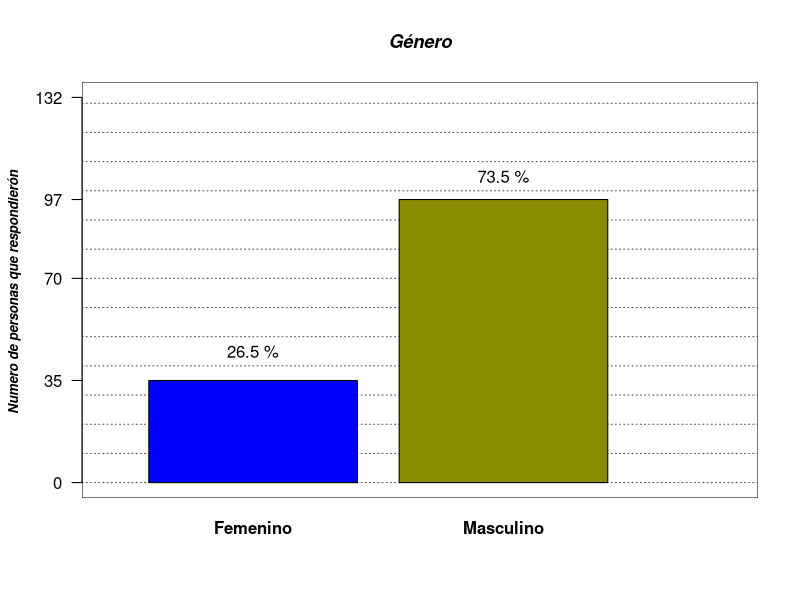

R code for this plot: (Note: this script raises an error after producing the figure.)
## ---- chunk 1
knitr::opts_chunk$set(echo = FALSE,
                      message = FALSE,
                      warning = FALSE)
## ---- chunk 2
library(knitr)
library(ggplot2)
encuesta <- read.csv2("Encuesta_habitos_dep.csv", 
                       encoding = "UTF-8",
                      header = TRUE,
                       dec = ".")
## ---- chunk 3
parametros_anterior <- par(no.readonly = TRUE)
#grafica de variable genero

par(bg="white")
plot(seq(0,3, length.out = 132), seq(0,132, length.out = 132), type="n",
     main   = "Género",
     
     font.main = 4,
     font.lab  = 4,
     cex.main  = 1.1,
     cex.lab   = 0.8,
     cex.sub   = 0.8,
     axes      = FALSE,
     xlab      = " ",
     ylab      = "Numero de personas que respondierón ",
     
     )

rect(par("usr")[1],par("usr")[3],par("usr")[2],par("usr")[4],col="white")

abline(h   = seq(0,132,10), 
       col = rep("grey30",17), 
       lty = 3,
       
       )

#guardar los datos de la columna en una tabla
genero <- table(encuesta$genero)

#mostramos con barplot la tabla1
grafica_genero <- barplot(genero,
                col       = c("blue", "yellow4"),
                font.axis = 2,
                axes      = FALSE,
                add       = TRUE
                )
axis(2, at = c(0,35,70,97,132),las = 1)

text(grafica_genero,
     c(45,105),
     labels = paste(round((genero/sum(genero)*100),1),"%")
     )

par(parametros_anterior)
## ---- chunk 4
kable(genero,col.names = c("Genero","Cantidad de Respuestas"))
## ---- chunk 5
parametros_anterior <- par(no.readonly = TRUE)
colores <-c("#0c67da")
b1<- b1[order(b1, decreasing=TRUE)]
ht <- barplot(b1, 
        las = 1, 
        space = 0.2,
        main = "EDAD SEGUN FECHA DE NACIMIENTO",
        density = 50,
        ylab = "Cantidad de personas que respondierón",
        xlab = "Edad (en años)",
        ylim = c(0,21),
         col = 1:dim(b1))
abline(h = seq(0, 20,1 ), col= rep("grey40",8), lty = 3)
text(ht, c (19.70, 18.1, 13.3, 10.1, 9.3,6,6,5.3,2.8,2.8,2.8,2,1.2,1.2,1.2,1.2,1.2,1.2,1.2,1.2) , labels = paste(round(b1,2),"%"))

par(parametros_anterior)

## ---- chunk 6
kable(table(encuesta$edad),col.names = c("Edad","Número de Respuestas"))
## ---- chunk 7
param_ant <- par(no.readonly = TRUE)
par(mar = param_ant$mar + c(0, 2, 0, 0))
plot(c(3, 5), c(0, 20), type = "n", xlab = "", ylab = "",
     las = 1)
title(main = "Distribución del PAPA",
     xlab = "Promedio Académico Ponderado Acumulado",
     ylab = "Número de estudiantes")
abline(h = seq(0, 20, 2), col = "gray15", lty = 9)
hist(encuesta$PAPA, nclass = 20,
     col = "lightblue",
     add = TRUE)
par(param_ant)
## ---- chunk 8
papa <- as.numeric(encuesta$PAPA_depurado)
tabla_papa <- sort(table(papa), decreasing = TRUE)
j <- cbind(papa)
k <- summary(papa)
k

## ---- chunk 9
kable(table(encuesta$PAPA),col.names = c("PAPA","Frecuencia"))
## ---- chunk 10
parametros_anterior <- par(no.readonly = TRUE)

estrato_tabla <- table(encuesta$estrato_depurado)

par(bg = "white")

hist(estrato, main = "estrato",
     xlab = "estrato", ylab = "Frecuencia",
     border = "black",
     col = "wheat",
     las =1,
     xlim = c(0,5))

par(parametros_anterior)

## ---- chunk 11
estrato <- as.numeric(encuesta$estrato_depurado)
tabla_estrato <- sort(table(estrato), decreasing = TRUE)
j <- cbind(estrato)
k <- summary(estrato)
k
## ---- chunk 12
kable(estrato_tabla,col.names = c("Estrato","Respuestas"))
## ---- chunk 13
computador_Mesa <- table(encuesta$computador_mesa)
## ---- chunk 14
parametros_anterior <- par(no.readonly = TRUE)

par(bg="white")

plot(seq(0,10, length.out = 60), seq(0,6, length.out = 60), type="n",
     main   = "Computador de mesa",
     
     font.main = 4,
     font.lab  = 4,
     cex.main  = 1.1,
     cex.lab   = 0.8,
     cex.sub   = 0.8,
     axes      = FALSE,
     xlab      = " ",
     ylab      = "Numero de personas que respondierón ",
     xlim = c(0,5),
     ylim = c(0,100)
     )

rect(par("usr")[1],par("usr")[3],par("usr")[2],par("usr")[4],col="white")

abline(h   = seq(0,100,10), 
       col = rep("grey30",17), 
       lty = 3,
       
       )

Barras_computador <- barplot(computador_Mesa,
                col       = c("blue", "yellow4"),
                font.axis = 2,
                axes      = FALSE,
                add       = TRUE,
                xlim = c(0,5),
                names.arg = ""
                )
axis(2, at = c(),las = 1)

text(Barras_computador,
     c(96,7,5,42),
     labels = paste(round((computador_Mesa/sum(computador_Mesa)*100),1),"%")
     )

text(Barras_computador+0.1,
     par("usr")[3],0.4,
     labels = c("No","Si,pero prestado","Si, pero alquilado","Si, Propio"),
     srt = 45,
     pos = 2,
     xpd = TRUE)

par(parametros_anterior)
## ---- chunk 15
kable(computador_Mesa,col.names = c("Repuesta","Cantidad de Respuestas"))
## ---- chunk 16
Portatil <- table(encuesta$portatil)
## ---- chunk 17
parametros_anterior <- par(no.readonly = TRUE)
#Grafica variable portatil

par(bg = "white")
plot(seq(0,10, length.out = 60), seq(0,6, length.out = 60), type="n",
     main   = "Portatil",
     
     font.main = 4,
     font.lab  = 4,
     cex.main  = 1.1,
     cex.lab   = 0.8,
     cex.sub   = 0.8,
     axes      = FALSE,
     xlab      = " ",
     ylab      = "Numero de personas que respondierón ",
     xlim = c(0,5),
     ylim = c(0,100)
     )

rect(par("usr")[1],par("usr")[3],par("usr")[2],par("usr")[4],col="white")

abline(h   = seq(0,100,10), 
       col = rep("grey30",17), 
       lty = 3,
       
       )


Barras_Portatil <- barplot(Portatil,
                           col       = c("firebrick2", "olivedrab3", "yellow4", "steelblue"),
                font.axis = 2,
                axes      = FALSE,
                add       = TRUE,
                xlim = c(0,5),
                names.arg = ""
                )
axis(2, at = c(),las = 1)

text(Barras_Portatil,
     c(21,7,20,100),
     labels = paste(round((Portatil/sum(Portatil)*100),1),"%")
     )

text(Barras_Portatil+0.1,
     par("usr")[3],0.4,
     labels = c("No","Si,pero alquilado","Si, pero prestado","Si, Propio"),
     srt = 45,
     pos = 2,
     xpd = TRUE)

par(parametros_anterior)

## ---- chunk 18
kable(Portatil,col.names = c("Respuesta","Cantidad de respuestas"))
## ---- chunk 19
internet <- table(encuesta$internet)
## ---- chunk 20
parametros_anterior <- par(no.readonly = TRUE)
#Grafica variable internet

par(bg = "white")
plot(seq(0,10, length.out = 60), seq(0,6, length.out = 60), type="n",
     main   = "Internet",
     
     font.main = 4,
     font.lab  = 4,
     cex.main  = 1.1,
     cex.lab   = 0.8,
     cex.sub   = 0.8,
     axes      = FALSE,
     xlab      = " ",
     ylab      = "Numero de personas que respondierón ",
     xlim = c(0,7),
     ylim = c(0,80)
     )

rect(par("usr")[1],par("usr")[3],par("usr")[2],par("usr")[4],col="white")

abline(h   = seq(0,100,10), 
       col = rep("grey30",17), 
       lty = 3,
       
       )


Barras_internet <- barplot(internet,
                           col       = c("firebrick2", "olivedrab3", "yellow4", "steelblue", "tomato3", "springgreen3"),
                font.axis = 2,
                axes      = FALSE,
                add       = TRUE,
                xlim = c(0,5),
                names.arg = ""
                )
axis(2, at = c(),las = 1)

text(Barras_internet,
     c(9, 4, 7, 8, 48, 75),
     labels = paste(round((internet/sum(internet)*100),1),"%")
     )

text(Barras_internet+0.1,
     par("usr")[3],0.4,
     labels = c("Si, pero alquilado", "si, de contrabando","Si, plan datos ","Si, pero prestado", "Si, propio", "Si, familiar"),
     srt = 45,
     pos = 2,
     xpd = TRUE)

par(parametros_anterior)

## ---- chunk 21
kable(internet,col.names = c("Respuestas","Cantidad de respuestas"))
## ---- chunk 22
Smartphone <- table(encuesta$smartphone)
## ---- chunk 23
parametros_anterior <- par(no.readonly = TRUE)
#Grafica variable Smartphone

par(bg = "white")
plot(seq(0,10, length.out = 60), seq(0,6, length.out = 60), type="n",
     main   = "Smartphone",
     
     font.main = 4,
     font.lab  = 4,
     cex.main  = 1.1,
     cex.lab   = 0.8,
     cex.sub   = 0.8,
     axes      = FALSE,
     xlab      = " ",
     ylab      = "Numero de personas que respondierón ",
     xlim = c(0,6),
     ylim = c(0,140)
     )

rect(par("usr")[1],par("usr")[3],par("usr")[2],par("usr")[4],col="white")

abline(h   = seq(0,140,20), 
       col = rep("grey30",17), 
       lty = 3,
       
       )


Barras_smartphone <- barplot(Smartphone,
                           col       = c("firebrick2", "olivedrab3", "yellow4", "steelblue"),
                font.axis = 2,
                axes      = FALSE,
                add       = TRUE,
                xlim = c(0,5),
                names.arg = ""
                )
axis(2, at = c(),las = 1)

text(Barras_smartphone,
     c(5, 5, 5, 7, 133),
     labels = paste(round((Smartphone/sum(Smartphone)*100),1),"%")
     )

text(Barras_smartphone+0.1,
     par("usr")[3],0.4,
     labels = c("No Respondio", "NO", "Si, pero alquilado", "Si, pero prestado ","Si, propio"),
     srt = 45,
     pos = 2,
     xpd = TRUE)
par(parametros_anterior)

## ---- chunk 24
kable(Smartphone,col.names = c("Repsuesta","cantidad de respuestas"))
## ---- chunk 25
Estado_gov <- table(encuesta$estad_gov)
## ---- chunk 26
parametros_anterior <- par(no.readonly = TRUE)
#Grafica variable Estado gov

par(bg = "white")
plot(seq(0,10, length.out = 60), seq(0,6, length.out = 60), type="n",
     main   = "Estado Gov",
     
     font.main = 4,
     font.lab  = 4,
     cex.main  = 1.1,
     cex.lab   = 0.8,
     cex.sub   = 0.8,
     axes      = FALSE,
     xlab      = " ",
     ylab      = "Numero de personas que respondierón ",
     xlim = c(0,4),
     ylim = c(0,100)
     )

rect(par("usr")[1],par("usr")[3],par("usr")[2],par("usr")[4],col="white")

abline(h   = seq(0,100,10), 
       col = rep("grey30",17), 
       lty = 3,
       
       )

Barras_Estado <- barplot(Estado_gov,
                           col = c("olivedrab3", "yellow4"),
                font.axis = 2,
                axes      = FALSE,
                add       = TRUE,
                xlim = c(0,5),
                names.arg = ""
                )
axis(2, at = c(),las = 1)

text(Barras_Estado,
     c(5, 5),
     labels = paste(round((Estado_gov/sum(Estado_gov)*100),1),"%")
     )

text(Barras_Estado+0.1,
     par("usr")[3],0.4,
     labels = c("No", "No respindio", "si"),
     srt = 45,
     pos = 2,
     xpd = TRUE)

par(parametros_anterior)

## ---- chunk 27
kable(Estado_gov,col.names = c("Respuesta","Número de Respuestas"))
## ---- chunk 28
Origen_depurado <- with(encuesta, c(Origen1, Origen2, Origen3))
origen <- sort(table(Origen_depurado), decreasing = TRUE)
## ---- chunk 29
#Grafica variable Origen covid 19

parametros_anterior <- par(no.readonly = TRUE)

par(bg = "white")
plot(seq(0,10, length.out = 60), seq(0,6, length.out = 60), type="n",
     main   = "Origen covid 19",
     
     font.main = 4,
     font.lab  = 4,
     cex.main  = 1.1,
     cex.lab   = 0.8,
     cex.sub   = 0.8,
     axes      = FALSE,
     xlab      = " ",
     ylab      = "Numero de personas que respondierón ",
     xlim = c(0,6),
     ylim = c(0,80)
     )

rect(par("usr")[1],par("usr")[3],par("usr")[2],par("usr")[4],col="white")

abline(h   = seq(0,80,10), 
       col = rep("grey30",17), 
       lty = 3
       )

Barras_origen <- barplot(origen,
                           col = c("turquoise2", "violet", "lawngreen", "lightpink1", "orange"),
                font.axis = 2,
                axes      = FALSE,
                add       = TRUE,
                xlim = c(0,5),
                names.arg = ""
                )
axis(2, at = c(),las = 1)

text(Barras_origen,
     c(77, 50, 18, 11, 6),
     labels = paste(round((origen/sum(origen)*100),1),"%")
     )

text(Barras_origen+0.1,
     par("usr")[3],0.4,
     labels = "",
     srt = 45,
     pos = 2,
     xpd = TRUE)

legend(Barras_origen[2, 1] +1 , 80, legend = c("Fue un resultado de pasar el virus 
de animales a los humanos ",
" Fue fabricado en un laboratorio ", 
"No respondio",
"Es una conspiración",
"No es real, es un pretexto de
los gobiernos del mundo"),
       col = c("turquoise2", "violet", "lawngreen", "lightpink1", "orange"),
       pch = 17)

par(parametros_anterior)
## ---- chunk 30
kable(origen,col.names = c("Origen","Respuestas"))
## ---- chunk 31
combinar<- with(encuesta, c(habito_1,habito_2,habito_3,habito_4
                          ,habito_5,habito_6,habito_7,habito_8,habito_9
                          ,habito_10,habito_11,habito_12,habito_13,habito_14
                          ,habito_15,habito_16,habito_17))

tabla <- sort(table(combinar))
par(mar=c(4,23.9,1,1))
graficaber <-barplot(tabla, las = 2, cex.names = 0.7,cex.axis = 1,horiz = TRUE,xlim = c(0,130),
                     col = c("cyan","darkred","blue","yellow","violet","tomato"))

text(c(25,34,35,44,50,55,55,60,60,68,68,70,78,80,85,85,91,93,105,108,113)+1,graficaber,
     labels = paste(round(tabla/sum(tabla)*100,2),"%")
     )


## ---- chunk 32
kable(tabla,col.names = c("Habito","Número de respuestas"))
## ---- chunk 33
tabla9<- sort(table(encuesta$aleatorio))
grafica9<-barplot(tabla9,las=2,col = c("cyan","darkred","blue","yellow","violet","tomato"),ylim = c(0,40))

text(grafica9,
     c(3,8,10,10,11,12,12,15,16,21,36),
     labels = paste(round((tabla9/sum(tabla9)*100),1),"%")
     )
## ---- chunk 34
kable(tabla9,col.names = c("Valor Aleatorio","Frecuencia"))
## ---- chunk 35
ggplot(encuesta, aes(PAPA, genero,col = genero)) +
  geom_point(size = 2) +
  geom_smooth(se = FALSE)
## ---- chunk 36
ggplot(encuesta ,aes(x=edad,y=PAPA,col=PAPA))+
  geom_point(size = 2)+theme(axis.text.x = element_text(angle = 90, hjust = 1))

## ---- chunk 37
ggplot(encuesta, aes(PAPA, Carrera_depurada,col = Carrera_depurada)) +
  geom_point(size = 2) +
  geom_smooth(se = FALSE)
## ---- chunk 38
ggplot(encuesta, aes(PAPA, estrato,col = PAPA)) +
  geom_point(size = 2) +
  geom_smooth(se = FALSE)
## ---- chunk 39
Computador_mesa1 <- tapply(encuesta$PAPA_depurado, encuesta$computador_mesa, mean, na.rm = TRUE)
## ---- chunk 40
parametros_anterior <- par(no.readonly = TRUE)

par(mar = parametros_anterior$mar + c(16, 10, 0, 0),
    las = 2,
    xaxt = "n",
    yaxt = "n")

with(encuesta, boxplot(PAPA_depurado ~ computador_mesa,
                       xlab = "",
                       notch = TRUE,
                       varwidth = TRUE,
                       col = c("red", "green", "yellow", "orange")))
     

title(main = "PAPA con computador de mesa ")

text(1:length(Computador_mesa1),
     par("usr")[3] - 0.2,
     labels = names(Computador_mesa1),
     srt = 45,
     pos = 2,
     xpd = TRUE)

text(par("usr")[1] - 0.4,
     seq(3, max(encuesta$PAPA_depurado, na.rm = TRUE), 
         0.2),
     labels = formatC(seq(3, max(encuesta$PAPA_depurado, na.rm = TRUE), 0.2),
                      digits = 1,
                      width = 3,
                      format = "f",
                      flag = "0"),
     xpd = TRUE)

axis(side = 2, 
     at = seq(3, max(encuesta$PAPA_depurado, na.rm = TRUE), 0.2))

mtext("computador de mesa", 
      las = 1, 
      side = 1, line = 8)
abline(h = mean(encuesta$PAPA_depurado, na.rm = TRUE),
       col = "blue")

par(parametros_anterior)
## ---- chunk 41
portatil1 <- tapply(encuesta$PAPA_depurado, encuesta$portatil, mean, na.rm = TRUE)
## ---- chunk 42
parametros_anterior <- par(no.readonly = TRUE)

par(mar = parametros_anterior$mar + c(16, 10, 0, 0),
    las = 2,
    xaxt = "n",
    yaxt = "n")

with(encuesta, boxplot(PAPA_depurado ~ portatil,
                       xlab = "",
                       notch = TRUE,
                       varwidth = TRUE,
                       col = c("red", "green", "yellow", "orange")))
     

title(main = "PAPA con la variable Portatil")

text(1:length(portatil1),
     par("usr")[3] - 0.2,
     labels = names(portatil1),
     srt = 45,
     pos = 2,
     xpd = TRUE)

text(par("usr")[1] - 0.4,
     seq(3, max(encuesta$PAPA_depurado, na.rm = TRUE), 
         0.2),
     labels = formatC(seq(3, max(encuesta$PAPA_depurado, na.rm = TRUE), 0.2),
                      digits = 1,
                      width = 3,
                      format = "f",
                      flag = "0"),
     xpd = TRUE)

axis(side = 2, 
     at = seq(3, max(encuesta$PAPA_depurado, na.rm = TRUE), 0.2))

mtext("portatil", 
      las = 1, 
      side = 1, line = 8)
abline(h = mean(encuesta$PAPA_depurado, na.rm = TRUE),
       col = "blue")

par(parametros_anterior)
## ---- chunk 43
Internet1 <- tapply(encuesta$PAPA_depurado, encuesta$internet, mean, na.rm = TRUE)
## ---- chunk 44
parametros_anterior <- par(no.readonly = TRUE)

par(mar = parametros_anterior$mar + c(16, 10, 0, 0),
    las = 2,
    xaxt = "n",
    yaxt = "n")

with(encuesta, boxplot(PAPA_depurado ~ internet,
                       xlab = "",
                       notch = TRUE,
                       varwidth = TRUE,
                       col = c("red", "green", "yellow", "orange")))
     

title(main = "PAPA con la variable internet")

text(1:length(Internet1),
     par("usr")[3] - 0.2,
     labels = names(Internet1),
     srt = 45,
     pos = 2,
     xpd = TRUE)

text(par("usr")[1] - 0.4,
     seq(3, max(encuesta$PAPA_depurado, na.rm = TRUE), 
         0.2),
     labels = formatC(seq(3, max(encuesta$PAPA_depurado, na.rm = TRUE), 0.2),
                      digits = 1,
                      width = 3,
                      format = "f",
                      flag = "0"),
     xpd = TRUE)

axis(side = 2, 
     at = seq(3, max(encuesta$PAPA_depurado, na.rm = TRUE), 0.2))

mtext("INTERNET", 
      las = 1, 
      side = 1, line = 8)
abline(h = mean(encuesta$PAPA_depurado, na.rm = TRUE),
       col = "blue")

par(parametros_anterior)
## ---- chunk 45
smartphone1 <- tapply(encuesta$PAPA_depurado, encuesta$smartphone, mean, na.rm = TRUE)
## ---- chunk 46
parametros_anterior <- par(no.readonly = TRUE)

par(mar = parametros_anterior$mar + c(16, 10, 0, 0),
    las = 2,
    xaxt = "n",
    yaxt = "n")

with(encuesta, boxplot(PAPA_depurado ~ smartphone,
                       xlab = "",
                       notch = TRUE,
                       varwidth = TRUE,
                       col = c("red", "green", "yellow", "orange")))
     

title(main = "PAPA la variable smartphone ")

text(1:length(smartphone1),
     par("usr")[3] - 0.2,
     labels = names(smartphone1),
     srt = 45,
     pos = 2,
     xpd = TRUE)

text(par("usr")[1] - 0.4,
     seq(3, max(encuesta$PAPA_depurado, na.rm = TRUE), 
         0.2),
     labels = formatC(seq(3, max(encuesta$PAPA_depurado, na.rm = TRUE), 0.2),
                      digits = 1,
                      width = 3,
                      format = "f",
                      flag = "0"),
     xpd = TRUE)

axis(side = 2, 
     at = seq(3, max(encuesta$PAPA_depurado, na.rm = TRUE), 0.2))

mtext("smartphone", 
      las = 1, 
      side = 1, line = 8)
abline(h = mean(encuesta$PAPA_depurado, na.rm = TRUE),
       col = "blue")

par(parametros_anterior)
